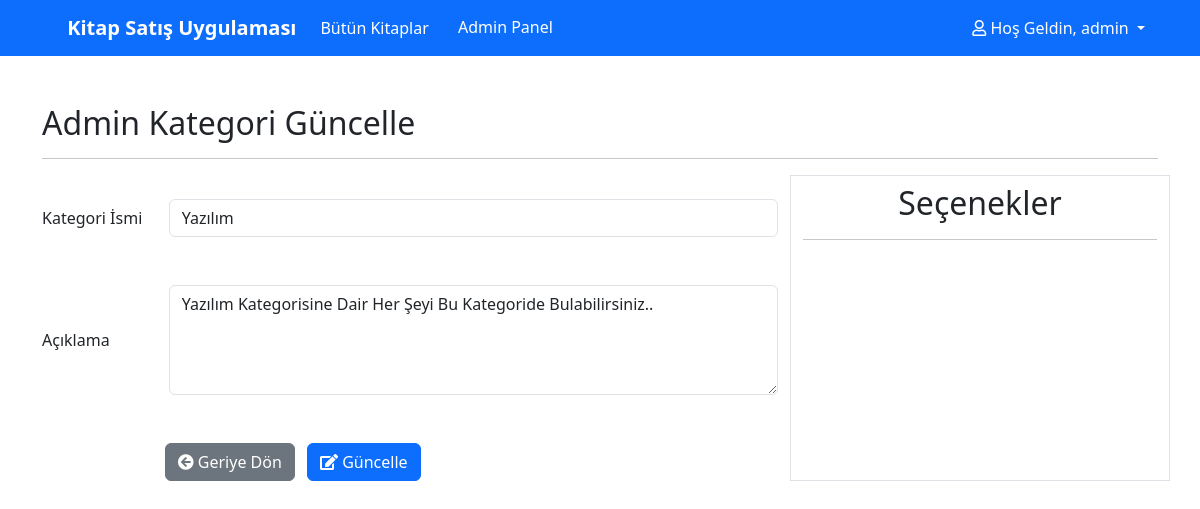
The page /admin-category-edit.php?id=1 (signed in) on the database its author committed.
### tables this page shows
CREATE TABLE `category` (
  `id` int(11) NOT NULL,
  `name` varchar(50) NOT NULL,
  `description` varchar(200) NOT NULL
);

### libs/functions.php (called while the page is built, shortened)
<?php
    function getCategoryById($id)
    {
        include "libs/database.php";
        $result = mysqli_query($connection, "SELECT * FROM category WHERE id = $id");
        if (mysqli_num_rows($result) > 0) {
            return $result;
        } else {
            header("Location: admin-categories.php");
        }
    }
?>

### admin-category-edit.php (the view, shortened to what this page needs)
<?php
    require "libs/functions.php";
    $id = $_GET["id"];
    $result = getCategoryById($id);
    $selectedCategory = mysqli_fetch_assoc($result);
?>
<?php include "./partials/_header.php" ?>
<?php include "./partials/_navbar.php" ?>
<div class="container mt-5">
    <h2>Admin Kategori Güncelle</h2>
    <hr>
    <form method="POST">
        <div class="row">
            <div class="col-md-8 mt-4">
                <div class="row">
                    <label for="name" class="col-sm-2 d-flex align-items-center">Kategori İsmi</label>
                    <div class="col-sm-10">
                        <input type="text" name="name" class="form-control" id="name" required value="<?php echo $selectedCategory["name"]; ?>">
                    </div>
                </div>
                <div class="row mt-5">
                    <label for="description" class="col-sm-2 d-flex align-items-center">Açıklama</label>
                    <div class="col-sm-10">
                        <textarea name="description" class="form-control" id="description" cols="30" rows="4" maxlength="200" required><?php echo $selectedCategory["description"];?> </textarea>
                    </div>
                </div>
                <div class="mt-5 offset-sm-2">
                    <a href="admin-categories.php" class="btn btn-secondary me-2"><i class="fas fa-arrow-circle-left"></i> Geriye Dön</a>
                    <button type="submit" name="admin-category-edit" class="btn btn-primary"><i class="fas fa-edit"></i> Güncelle</button>
                </div>
            </div>
            <div class="col-md-4 border mt-5 mt-md-0">
                <h2 class="text-center mt-2">Seçenekler</h2>
                <hr>
            </div>
        </div>
    </form>
</div>
<?php include "./partials/_footer.php" ?>

### wwwroot/css/style.css (style rules this page uses)
a { text-decoration: none; }

### rows shown on the page
category: name "Yazılım", description "Yazılım Kategorisine Dair Her Şeyi Bu Kategoride Bulabilirsiniz.."

### other values the page prints
$_SESSION["username"] "admin"
